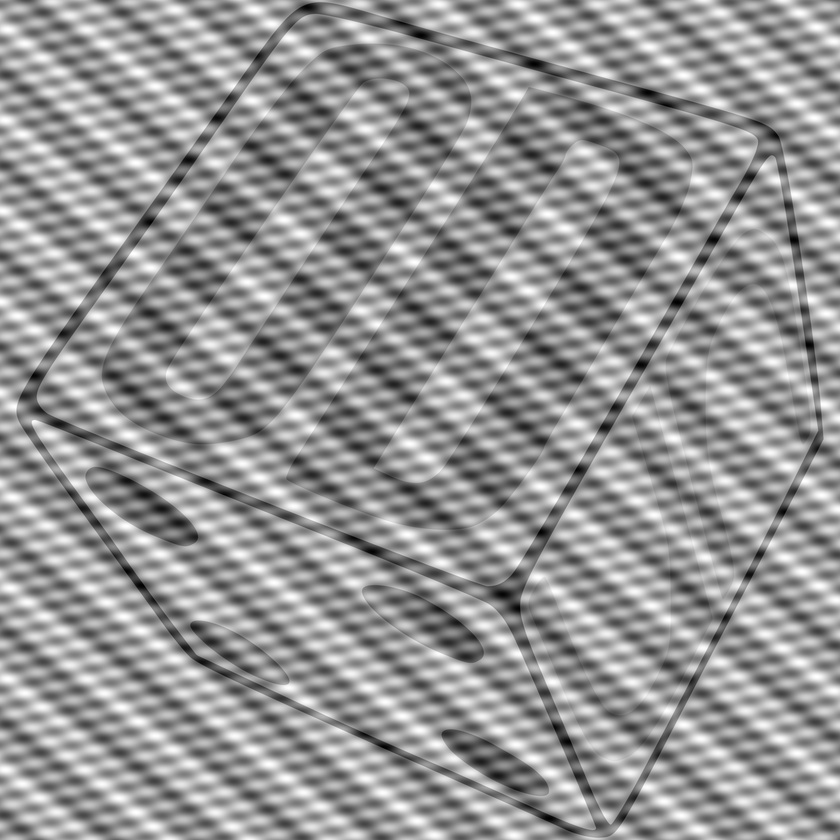
#> input picture Practicas/Practica_02/Actividad_1/Noise images/Noise (9).png, 840 x 840 px, shrunk from 2048 x 2048 before the run, found by its file name
$ python Correlacion_sigmas.py
#> lines starting #> are read from the running program, lines starting #| are printed output that depends on the picture
import cv2
import numpy as np
import matplotlib.pyplot as plt
from skimage.measure import shannon_entropy
import sys

# --- Configuración ---
NOISY_IMG_PATH = 'Practicas/Practica_02/Actividad_1/Noise images/Noise (9).png'

# ¡Aquí defines los sigmas que quieres probar!
# He usado los de tu imagen de ejemplo.
SIGMAS_TO_TEST = [0.10, 0.30, 0.50, 0.70, 0.90, 1.20]

# Fracción del espectro que consideramos "altas frecuencias"
HF_FREQUENCY_RATIO = 0.25
# ---------------------

def load_image_or_exit(image_path):
    """Carga una imagen en escala de grises o termina el script si no la encuentra."""
    image = cv2.imread(image_path, cv2.IMREAD_GRAYSCALE)
#> image is the input picture: shape (840, 840); min 0, max 255, mean 148.8
    if image is None:
        print(f"Error: No se pudo cargar la imagen en: {image_path}")
        print("Por favor, asegúrate de que el archivo exista en la misma carpeta que el script.")
        sys.exit(1)
    return image

def get_fft_spectrum(image):
    """Calcula el espectro de magnitud 2D centrado."""
    image_float = image.astype(np.float32)
    f = np.fft.fft2(image_float)
    fshift = np.fft.fftshift(f)
    # No necesitamos la imagen logarítmica, solo los datos complejos
    return fshift

def calculate_energy(fshift, hf_ratio, mode='high'):
    """Calcula la energía total en las altas o bajas frecuencias del espectro."""
#> called with fshift = array of shape (840, 840), hf_ratio = 0.25, mode = 'high'
    rows, cols = fshift.shape
#> rows = 840; cols = 840
    crow, ccol = rows // 2, cols // 2
#> crow = 420; ccol = 420

    radius = int(min(crow, ccol) * hf_ratio)
#> radius = 105

    y, x = np.ogrid[-crow:rows-crow, -ccol:cols-ccol]
#> y = 840 values from -420 to 419

    if mode == 'high':
        # Máscara de paso-alto (1 en altas frec, 0 en bajas frec)
        mask = x*x + y*y > radius*radius
    else: # mode == 'low'
        # Máscara de paso-bajo (0 en altas frec, 1 en bajas frec)
        mask = x*x + y*y <= radius*radius

    # Calcular la energía (Suma de |F(u,v)|^2)
    energy = np.sum(np.abs(fshift[mask])**2)
#> energy = 9.66e+12
    return energy

# --- 1. Cargar Imagen Ruidosa y Analizarla ---
print("Analizando la imagen ruidosa base...")
noisy_img = load_image_or_exit(NOISY_IMG_PATH)
noisy_fshift = get_fft_spectrum(noisy_img)

# Calcular la energía de referencia de la imagen ruidosa
hf_energy_noisy = calculate_energy(noisy_fshift, HF_FREQUENCY_RATIO, mode='high')
#> hf_energy_noisy = 9.66e+12
lf_energy_noisy = calculate_energy(noisy_fshift, HF_FREQUENCY_RATIO, mode='low')
#> lf_energy_noisy = 1.19e+16
entropy_noisy = shannon_entropy(noisy_img)
#> entropy_noisy = 7.46

print(f"  > Energía HF (Ruido) Base: {hf_energy_noisy:10.2e}")
#|   > Energía HF (Ruido) Base:   9.66e+12
print(f"  > Energía LF (Señal) Base: {lf_energy_noisy:10.2e}")
#|   > Energía LF (Señal) Base:   1.19e+16
print(f"  > Entropía Base:           {entropy_noisy:10.2f}")
#|   > Entropía Base:                 7.46

# --- 2. Bucle de Análisis de Filtros ---
print("\n--- Analizando Filtros Gaussianos ---")
hf_reductions = []
lf_losses = []
entropies = []
scores = []
sigma_labels = []

for sigma in SIGMAS_TO_TEST:
    print(f"Probando sigma = {sigma:.2f}...")

    # Aplicar filtro Gaussiano. (0, 0) deja que OpenCV elija el tamaño del kernel.
    filtered_img = cv2.GaussianBlur(noisy_img, (0, 0), sigma)

    # Calcular métricas para la imagen filtrada
    filtered_fshift = get_fft_spectrum(filtered_img)
    hf_energy_filtered = calculate_energy(filtered_fshift, HF_FREQUENCY_RATIO, mode='high')
    lf_energy_filtered = calculate_energy(filtered_fshift, HF_FREQUENCY_RATIO, mode='low')
    entropy_filtered = shannon_entropy(filtered_img)

    # Calcular porcentajes
    hf_reduction_pct = (1 - hf_energy_filtered / hf_energy_noisy) * 100
    lf_loss_pct = (1 - lf_energy_filtered / lf_energy_noisy) * 100

    # Calcular el "Puntaje de Eficiencia"
    # Queremos alta reducción de ruido (HF) y baja pérdida de señal (LF)
    # Por lo tanto, un buen puntaje es (Ruido Eliminado / Señal Perdida)
    # Se añade 1e-9 para evitar división por cero si la pérdida de LF es 0%
    score = hf_reduction_pct / (lf_loss_pct + 1e-9)

    # Almacenar resultados
    hf_reductions.append(hf_reduction_pct)
    lf_losses.append(lf_loss_pct)
    entropies.append(entropy_filtered)
    scores.append(score)
    sigma_labels.append(f"σ={sigma:.2f}")
#> this loop made 6 passes
#> (hf_energy_filtered, entropy_filtered, hf_reduction_pct, lf_loss_pct, score) on passes 1 to 6: (9.66e+12, 7.46, 0, 0, 0), (9.66e+12, 7.46, 0, 0, 0), (7.07e+12, 7.45, 26.86, 0.0992, 270.9), (5.13e+12, 7.44, 46.88, 0.224, 209.4), (3.93e+12, 7.42, 59.33, 0.368, 161.2), (2.73e+12, 7.4, 71.72, 0.635, 112.9)
#> after the loop, entropies = [7.46, 7.46, 7.45, 7.44, 7.42, 7.4]; hf_reductions = [0, 0, 26.86, 46.88, 59.33, 71.72]; lf_losses = [0, 0, 0.0992, 0.224, 0.368, 0.635]; scores = [0, 0, 270.9, 209.4, 161.2, 112.9]; sigma_labels = ['σ=0.10', 'σ=0.30', 'σ=0.50', 'σ=0.70', 'σ=0.90', 'σ=1.20']

# Imprimir un resumen en la consola
print("\n--- RESUMEN DEL ANÁLISIS ---")
print(f"{'Sigma':<8} | {'% Red. Ruido (HF)':<18} | {'% Pérdida Señal (LF)':<20} | {'Entropía':<10} | {'Puntaje (Red/Pérdida)':<22}")
print("-" * 80)
for i, sigma in enumerate(SIGMAS_TO_TEST):
    print(f"{sigma:<8.2f} | {hf_reductions[i]:<18.1f} | {lf_losses[i]:<20.1f} | {entropies[i]:<10.2f} | {scores[i]:<22.2f}")
#> this loop made 6 passes
#| 0.10     | 0.0                | 0.0                  | 7.46       | 0.00
#| 0.30     | 0.0                | 0.0                  | 7.46       | 0.00
#| 0.50     | 26.9               | 0.1                  | 7.45       | 270.87
#| 0.70     | 46.9               | 0.2                  | 7.44       | 209.45
#| 0.90     | 59.3               | 0.4                  | 7.42       | 161.17
#| 1.20     | 71.7               | 0.6                  | 7.40       | 112.94

# Encontrar el mejor sigma según el puntaje
best_index = np.argmax(scores)
#> best_index = 2
best_sigma = SIGMAS_TO_TEST[best_index]
#> best_sigma = 0.5
print(f"\nMEJOR BALANCE (Puntaje más alto): sigma = {best_sigma:.2f}")
#| MEJOR BALANCE (Puntaje más alto): sigma = 0.50
print("---------------------------------------------------------")

# --- 3. Visualización (Gráficas de Barras) ---

fig, axs = plt.subplots(3, 1, figsize=(12, 18), constrained_layout=True)
fig.suptitle(f'Análisis de Trade-Off: Filtro Gaussiano vs. Sigma (sobre {NOISY_IMG_PATH})', fontsize=16)
colors = plt.cm.viridis(np.linspace(0.3, 0.9, len(sigma_labels)))
#> colors = [[0.207, 0.372, 0.553, 1], [0.156, 0.49, 0.558, 1], [0.12, 0.604, 0.541, 1], [0.197, 0.712, 0.479, 1], [0.431, 0.808, 0.346, 1], [0.741, 0.873, 0.15, 1]]

# Gráfica 1: Reducción de Ruido (HF)
axs[0].bar(sigma_labels, hf_reductions, color=colors)
axs[0].set_title('Reducción de Ruido (Energía de Alta Frecuencia)')
axs[0].set_ylabel('% de Energía HF Eliminada (Más es mejor)')
axs[0].set_xlabel('Valor de Sigma del Filtro')
axs[0].grid(axis='y', linestyle='--', alpha=0.7)
for i, val in enumerate(hf_reductions):
    axs[0].text(i, val + 1, f'{val:.1f}%', ha='center')
#> this loop made 6 passes
#> val on passes 1 to 6: 0, 0, 26.86, 46.88, 59.33, 71.72

# Gráfica 2: Pérdida de Señal (LF)
axs[1].bar(sigma_labels, lf_losses, color=colors)
axs[1].set_title('Pérdida de Información (Energía de Baja Frecuencia)')
axs[1].set_ylabel('% de Energía LF Perdida (Menos es mejor)')
axs[1].set_xlabel('Valor de Sigma del Filtro')
axs[1].grid(axis='y', linestyle='--', alpha=0.7)
for i, val in enumerate(lf_losses):
    axs[1].text(i, val + 0.5, f'{val:.1f}%', ha='center')
#> this loop made 6 passes
#> val on passes 1 to 6: 0, 0, 0.0992, 0.224, 0.368, 0.635

# Gráfica 3: Puntaje de Eficiencia (Trade-off)
bar_colors = colors.copy()
#> bar_colors has the same summary as colors
bar_colors = [tuple(c) for c in colors]
#> bar_colors = [(0.207, 0.372, 0.553, 1), (0.156, 0.49, 0.558, 1), (0.12, 0.604, 0.541, 1), (0.197, 0.712, 0.479, 1), (0.431, 0.808, 0.346, 1), (0.741, 0.873, 0.15, 1)]
bar_colors[best_index] = 'red' # Resaltar la mejor barra en rojo

axs[2].bar(sigma_labels, scores, color=bar_colors)
axs[2].set_title('Puntaje de Eficiencia (Reducción de Ruido / Pérdida de Señal)')
axs[2].set_ylabel('Puntaje (Más es mejor)')
axs[2].set_xlabel('Valor de Sigma del Filtro')
axs[2].grid(axis='y', linestyle='--', alpha=0.7)
axs[2].text(best_index, scores[best_index] + 0.5, 'MEJOR', ha='center', fontweight='bold', color='red')

plt.show()
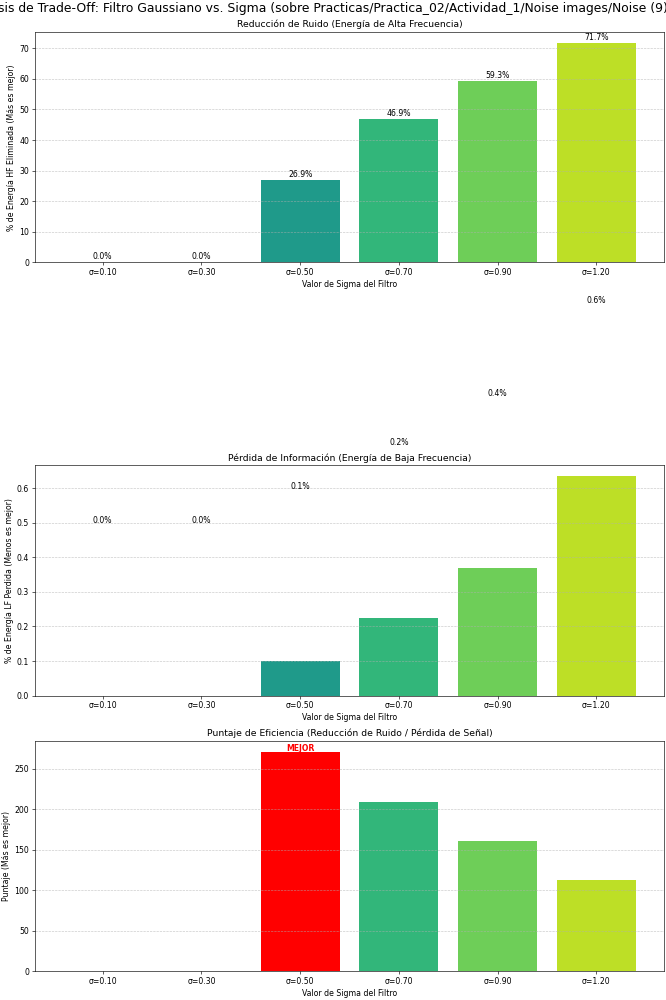
#> figure drawn by matplotlib, 3 panels; panel 1: tallest bar 71.72 high, from x = 4.6 to 5.4; panel 2: tallest bar 0.635 high, from x = 4.6 to 5.4; panel 3: tallest bar 270.9 high, from x = 1.6 to 2.4
